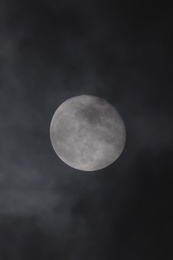
%> input picture BitPlane/Moon.jpeg, 173 x 260 px, shrunk from 724 x 1086 before the run
$ octave Origin8bits_Moon.m   (GNU Octave 9; MATLAB toolbox functions it lacks are replaced by stand-ins)
%> lines starting %> are read from the running program, lines starting %| are printed output that depends on the picture; in (x1, y1, x2, y2) boxes, pixels count from 0 and x2, y2 are one past the last pixel; in counts of white or black regions, pixels touching at a corner belong together; the program's own positions count from 1
close all; clear; clc;

imgArray = imread("Moon.jpeg");
%> imgArray is the input picture: size 260x173x3 uint8; mean R, G, B 46.6, 46.6, 49.6

if(size(imgArray,3) == 3)
    imgArray = rgb2gray(imgArray);
%> imgArray: size 260x173 uint8
end

imgArrayBitPlane = zeros(size(imgArray,1),size(imgArray,2),8,'uint8');
Reconstruct = zeros(size(imgArray,1),size(imgArray,2),'uint8');     %uint8
ReconstructNum = 4;


for indexI = 1:size(imgArray,1)
    for indexJ = 1:size(imgArray,2)

        bits = dec2bin(imgArray(indexI,indexJ), 8) - '0';           %by GPT的寫法

        array = zeros(1,8);

        for index = 1:8
            if(bits(index) == 0)
                imgArrayBitPlane(indexI,indexJ,index) = 0;
            elseif(bits(index) == 1)
                imgArrayBitPlane(indexI,indexJ,index) = 255;
            end
        end

        array(1:ReconstructNum) = bits(1:ReconstructNum);

        Reconstruct(indexI,indexJ) = bin2dec(char(array + '0'));

    end
end
%> after the loop, array = [0 0 0 1 0 0 0 0]


figure('Name', '8 bits plane');

subplot(3,4,1);
imshow(imgArray);
title('Original');

subplot(3,4,2);
imshow(Reconstruct);
title("Reconstruct with : " + num2str(ReconstructNum) + "bits");


for index = 1:8
    subplot(3,4,4 + index);
    imshow(imgArrayBitPlane(:,:,index));
    title([num2str(9 - index),' bit']);
end
%> this loop made 8 passes
%> pass 1, `imshow(imgArrayBitPlane(:,:,index));`:
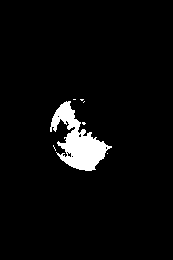
%> displayed picture: size 260x173, on the screen's scale of 0 to 255; 4.2% white; 7 white regions (6 under 20 px), largest, box (x1, y1, x2, y2) and area: (50, 101, 112, 171) 1861
%> pass 2, `imshow(imgArrayBitPlane(:,:,index));`:
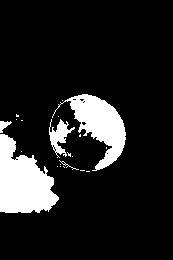
%> displayed picture: size 260x173, on the screen's scale of 0 to 255; 12.9% white; 21 white regions (16 under 20 px), largest, box (x1, y1, x2, y2) and area: (0, 134, 59, 213) 3009, (52, 94, 126, 171) 2236, (49, 119, 75, 158) 425, (0, 121, 12, 133) 75, (59, 160, 79, 170) 27
%> after the loop:
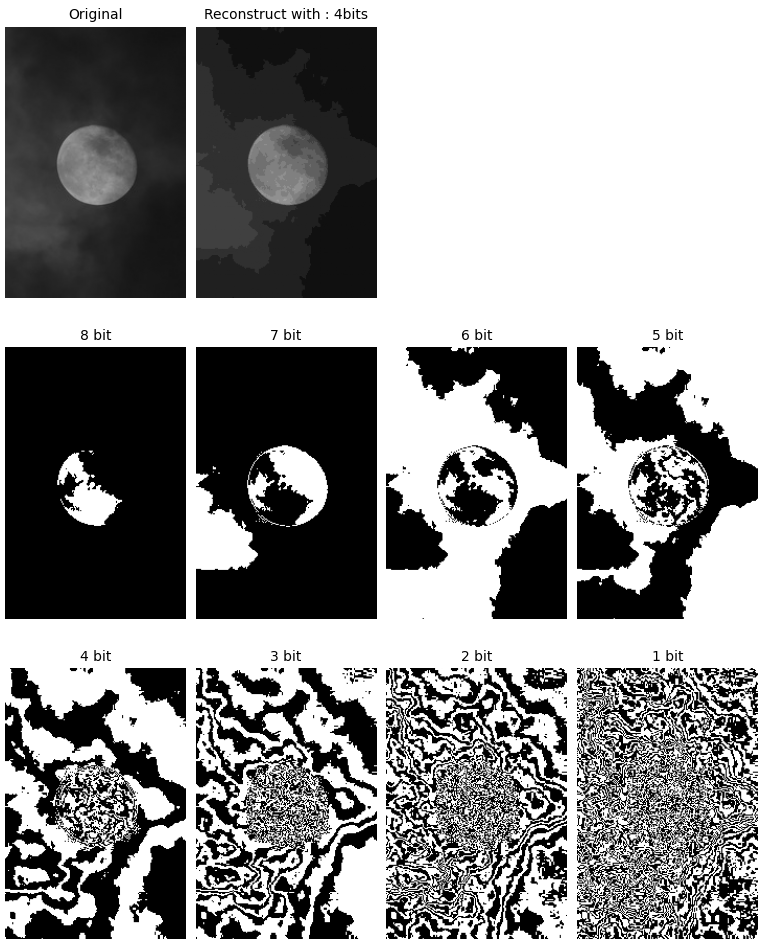
%> figure redrawn from the program's plot data, 10 panels
